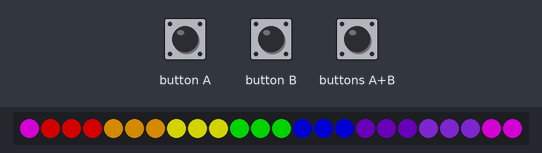
Bench run of a program on a simulated BBC micro:bit (MakeCode). Parts: 24 RGB LEDs in strip order, left to right. The test bench sets the inputs (shaded band). Dim RGB values are drawn brighter than linear; random numbers come from a fixed seed.

Above: at 1.2 s.
1.3 s: button A pressed for 0.15 s
At 1.62 s:
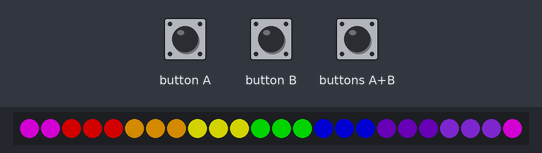
2.0 s: buttons A+B pressed for 0.15 s
At 2.5 s:
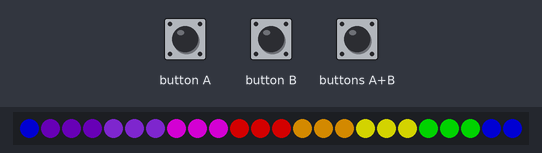
5.1 s: button B pressed for 0.15 s
At 6.7 s:
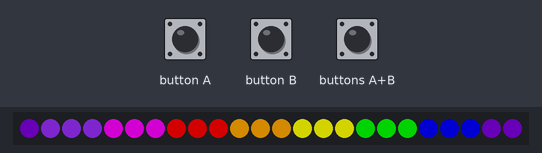
7.3 s: button A pressed for 0.15 s
At 7.65 s:
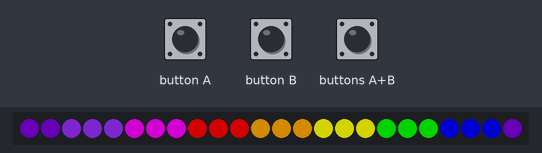
8.0 s: button B pressed for 0.15 s
At 9.21 s:
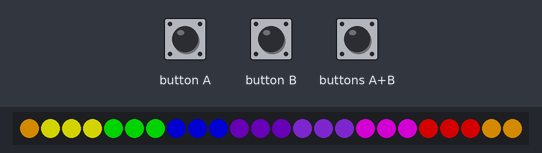
Timing chart, 0 to 9.7 s (numbered marks = the images above; inputs shaded):
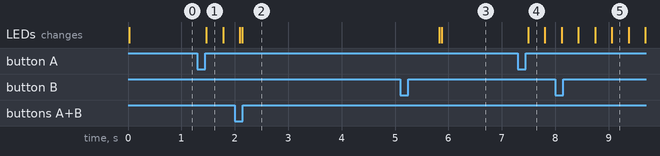

The program:

main.ts
```typescript
input.onButtonPressed(Button.A, function () {
    skift = randint(24, 48)
    skift += 5 * 24
    retning = 1
})
input.onButtonPressed(Button.AB, function () {
    retning = 0
})
input.onButtonPressed(Button.B, function () {
    retning = -1
})
let pause2 = 0
let skift = 0
let retning = 0
let strip = neopixel.create(DigitalPin.P0, 24, NeoPixelMode.RGB)
strip.show()
retning = 1
basic.forever(function () {
    if (0 < skift) {
        strip.rotate(retning)
        strip.show()
        skift += -1
        if (skift == 24) {
            basic.pause(pause2)
            pause2 += 100
        } else {
            if (skift == 18) {
                basic.pause(pause2)
                pause2 += 300
            } else {
                if (skift == 12) {
                    basic.pause(pause2)
                    pause2 += 500
                } else {
                    if (skift == 6) {
                        basic.pause(pause2)
                        pause2 += 700
                    } else {
                        if (skift == 3) {
                            basic.pause(pause2)
                            pause2 += 900
                        }
                    }
                }
            }
        }
    } else {
        strip.rotate(retning)
        strip.setPixelColor(1, neopixel.colors(NeoPixelColors.Red))
        strip.setPixelColor(2, neopixel.colors(NeoPixelColors.Red))
        strip.setPixelColor(3, neopixel.colors(NeoPixelColors.Red))
        strip.setPixelColor(4, neopixel.colors(NeoPixelColors.Orange))
        strip.setPixelColor(5, neopixel.colors(NeoPixelColors.Orange))
        strip.setPixelColor(6, neopixel.colors(NeoPixelColors.Orange))
        strip.setPixelColor(7, neopixel.colors(NeoPixelColors.Yellow))
        strip.setPixelColor(8, neopixel.colors(NeoPixelColors.Yellow))
        strip.setPixelColor(9, neopixel.colors(NeoPixelColors.Yellow))
        strip.setPixelColor(10, neopixel.colors(NeoPixelColors.Green))
        strip.setPixelColor(11, neopixel.colors(NeoPixelColors.Green))
        strip.setPixelColor(12, neopixel.colors(NeoPixelColors.Green))
        strip.setPixelColor(13, neopixel.colors(NeoPixelColors.Blue))
        strip.setPixelColor(14, neopixel.colors(NeoPixelColors.Blue))
        strip.setPixelColor(15, neopixel.colors(NeoPixelColors.Blue))
        strip.setPixelColor(16, neopixel.colors(NeoPixelColors.Indigo))
        strip.setPixelColor(17, neopixel.colors(NeoPixelColors.Indigo))
        strip.setPixelColor(18, neopixel.colors(NeoPixelColors.Indigo))
        strip.setPixelColor(19, neopixel.colors(NeoPixelColors.Violet))
        strip.setPixelColor(20, neopixel.colors(NeoPixelColors.Violet))
        strip.setPixelColor(21, neopixel.colors(NeoPixelColors.Violet))
        strip.setPixelColor(22, neopixel.colors(NeoPixelColors.Purple))
        strip.setPixelColor(23, neopixel.colors(NeoPixelColors.Purple))
        strip.setPixelColor(24, neopixel.colors(NeoPixelColors.Purple))
        strip.show()
    }
})
```

test.ts
```typescript
// test ender her, dette bliver ikke kompileret, når denne pakke bruges som en udvidelse.
```

Measured:
- after the input at 1.3 s, the LEDs: change after 0.17 s (image 1)
- after the input at 5.1 s, the LEDs: first change after 0.73 s (image 3 shows a later state)
